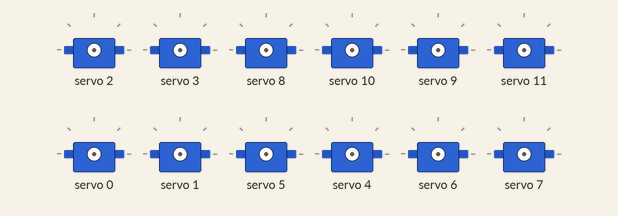
This sketch was run on a simulated Arduino Uno, built with avr-gcc and run on an emulated ATmega328P. On the bench: 12 × servo. What the sketch prints to the serial monitor is not drawn.

Above: at 0.05 s.
At 1.1 s:
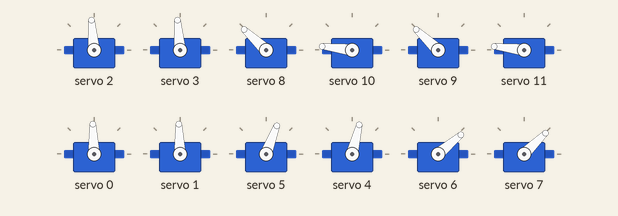
At 2.8 s:
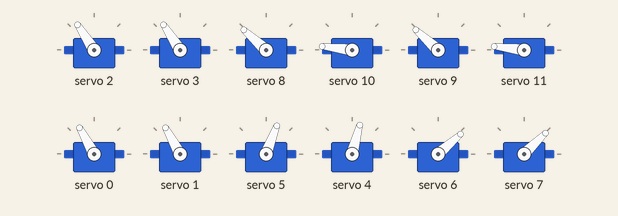
At 5.3 s:
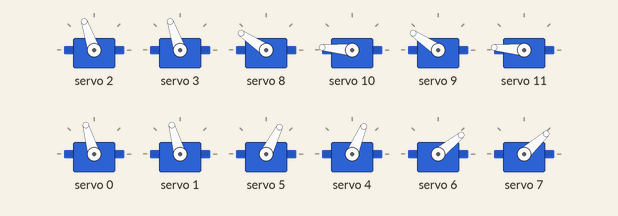
At 7.2 s:
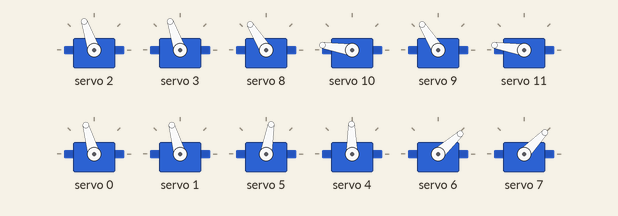
At 11.05 s:
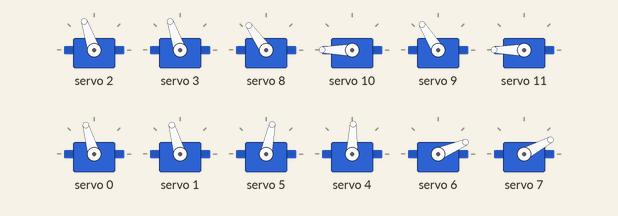
Timing chart, 0 to 14.8 s (numbered marks = the images above):
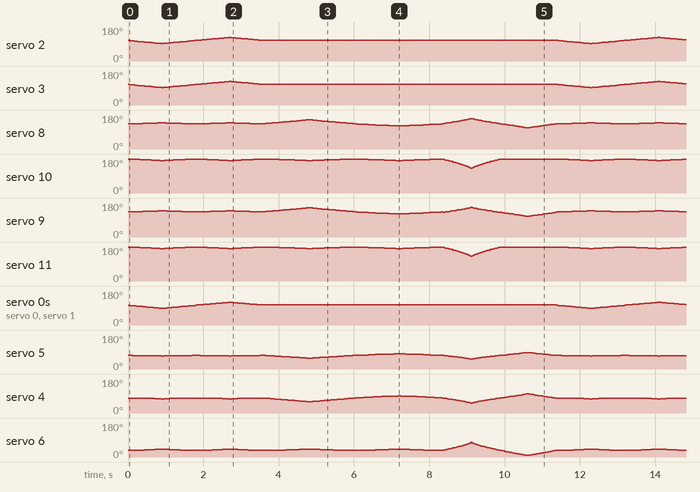

Measured:
- by itself, servo 10, servo 11: moves between 131° and 180°, repeating every 11.4 s
- by itself, servo 9: moves between 109° and 157°, repeating every 11.4 s

The sketch:

quad_test_y_angle.ino
```cpp
#include <Wire.h>
#include <Adafruit_PWMServoDriver.h>

Adafruit_PWMServoDriver myServo = Adafruit_PWMServoDriver();

#define SERVOMIN 150
#define SERVOMAX 600
#define USMIN 460
#define USMAX 2040
#define SERVO_FREQ 60

uint8_t servonum = 0;
uint8_t numberOfServos = 6;
int i = 75;
float a, b, A, B, C;
//float a, b, c;
float theta;
float toDegree = 57.2958;
//a = 40.0, b = 55.0;


void setup()
{
  Serial.begin(9600);
  myServo.begin();
  myServo.setPWMFreq(SERVO_FREQ);
  delay(10);
  a = 64.0, b = 90.0;
}

void loop()
{
//myServo.setPWM(6, 0,100);
//myServo.w/riteMicroseconds(4,840);
//myServo.writeMicroseconds(4,1620);
//myServo.setPWM(4, 0,map(20, 0, 180, 160, 600));
//////myServo.setPWM(1, 0,map(0, 0, 180, 160, 600));
//ik_y(-50,80);/
//delay(1000);/
///////////////----y----/////////////////////////////


for(int i=0; i<40; i+=2){
 ik_y(i,107);
//  delay(10);
}
for(int i=40; i>0; i-=2){
    ik_y(i,107);
//  delay(10);
}
for(int i=0; i>-40; i-=2){
    ik_y(i,107);
//  delay(10);
}
for(int i=-40; i<0; i+=2){
    ik_y(i,107);
//  delay(10);
}

///////////////----X----/////////////////////////////

for(int i=0; i<40; i+=2){
  ik_x(i,107);
//  delay(10);
}
for(int i=40; i>0; i-=2){
    ik_x(i,107);
//  delay(10);
}
for(int i=0; i>-40; i-=2){
    ik_x(i,107);
//  delay(10);
}
for(int i=-40; i<0; i+=2){
    ik_x(i,107);
//  delay(10);
}

///////////////----X----/////////////////////////////
for(int i=107; i<145; i+=2){
servoPose(i);
//  delay(10);
}
for(int i=145; i>107; i-=2){
servoPose(i);
//  delay(10);
}
for(int i=107; i>68; i-=2){
servoPose(i);
//  delay(10);
}
for(int i=68; i<107; i+=2){
servoPose(i);
//  delay(10);
}


//ik_x(0,80);
//delay(500);

//myServo.writeMicroseconds(1, map(90,0,180,900,2350));
//for(int i=70; i<150; i+=2){
//  servoPose(i);
//  delay(100);
//}
//for(int i=150; i>70; i-=2){
//  servoPose(i);
//  delay(100);
//}

//delay(10/00);
//servoPose(100);
//delay(1000);

//rds3115_angle(0);
//delay(1000);
//rds3115_angle(260);
//delay(3000);
}

void servoPose(int c){
  A = acos((pow(b,2)+pow(c,2)-pow(a,2))/(2*b*c));
  B = acos((pow(a,2)+pow(c,2)-pow(b,2))/(2*a*c));
  C = acos((pow(a,2)+pow(b,2)-pow(c,2))/(2*a*b));
  float bDegree = ((B*180)/3.142);
  float cDegree = ((C*180)/3.142);
  theta = 3.142 - (C*2);
  float thetaDegree = ((theta*180)/3.142);
  Serial.print("B : ");
  Serial.println(bDegree);
  Serial.print("C : ");
  Serial.println(cDegree-45);
  Serial.print("Theta : ");
  Serial.println(thetaDegree);

// Right Side
    myServo.writeMicroseconds(8, map((180-bDegree),0,180,930,2400));
    myServo.writeMicroseconds(10, map((180-(cDegree-45)),0,180,1150,2750));
    //myServo.writeMicroseconds(10, map((cDegree-45),0,180,2750,1150));
    myServo.writeMicroseconds(9, map((180-bDegree),0,180,930,2350));
    myServo.writeMicroseconds(11, map((180-(cDegree-45)),0,180,1150,2750));
//Left Side
    myServo.writeMicroseconds(5, map(bDegree,0,180,950,2000));
    myServo.writeMicroseconds(4, map(bDegree,0,180,900,2350));
    myServo.writeMicroseconds(6, map((cDegree-45),0,180,600,2000));
    myServo.writeMicroseconds(7, map((cDegree-45),0,180,650,2000));


//myServo.writeMicroseconds(8, map((180-bDegree),0,180,930,2350));
//myServo.writeMicroseconds(10, map((180-(cDegree-45)),0,180,950,2350));
//myServo.writeMicroseconds(9, map((180-bDegree),0,180,930,2350));
//myServo.writeMicroseconds(11, map((180-(cDegree-45)),0,180,930,2350));

//myServo.setPWM(6, 0,map((C*toDegree),0,180,150,600));
//myServo.setPWM(5, 0,(460-(B*toDegree)*2.2));
//myServo.setPWM(7, 0,(300-(C*toDegree)*2.2));
//myServo.writeMicroseconds(
//myServo.setPWM(4, 0,(460-(B*toDegree)*2.2));
//myServo.setPWM(6, 0,(500-(theta*toDegree)*2.2));

//  Serial.print("value : ");
//  Serial.println((B*toDegree));
//  Serial.print("B : ");
//  Serial.println(B * toDegree);
//  Serial.print("C : ");
//  Serial.println(C * toDegree);
}

void ik_x(float newX, float z){
    float tempAngleX = atan(newX/z);
    float zNew = (z/cos(tempAngleX));
    B = acos((pow(a,2)+pow(zNew,2)-pow(b,2))/(2*a*zNew));
    C = acos((pow(a,2)+pow(b,2)-pow(zNew,2))/(2*a*b));

    float bDegree = ((B*180)/3.142);
    float cDegree = ((C*180)/3.142);
    float tempDegree = (tempAngleX*180)/3.142;
    theta = 3.142 - (C*2);
    float thetaDegree = ((theta*180)/3.142);
    Serial.print("B : ");
    Serial.println(180-(bDegree-tempDegree));
    Serial.print("C : ");
    Serial.println(180-(cDegree-45));
    Serial.print("TempAngle : ");
    Serial.println((tempAngleX*180)/3.142);
    Serial.print("Theta : ");
    Serial.println(thetaDegree);
// Right Side
  myServo.writeMicroseconds(8, map((180-(bDegree-tempDegree)),0,180,930,2400));
  myServo.writeMicroseconds(10, map((180-(cDegree-45)),0,180,1150,2750));
  myServo.writeMicroseconds(9, map((180-(bDegree-tempDegree)),0,180,930,2400));
  myServo.writeMicroseconds(11, map((180-(cDegree-45)),0,180,1150,2750));

  //Left Side
    myServo.writeMicroseconds(5, map((bDegree-tempDegree),0,180,950,2000));
    myServo.writeMicroseconds(4, map((bDegree-tempDegree),0,180,900,2350));
    myServo.writeMicroseconds(6, map((cDegree-45),0,180,600,2000));
    myServo.writeMicroseconds(7, map((cDegree-45),0,180,650,2000));
//  myServo.writeMicroseconds(5, map((bDegree-tempDegree),0,180,950,2350));
//  myServo.writeMicroseconds(7, map((cDegree-45),0,180,650,2000));


}

void ik_y(float newY, float z){
    float tempAngleY = atan(newY/z);
    float zNew = (z/cos(tempAngleY));

    B = acos((pow(a,2)+pow(zNew,2)-pow(b,2))/(2*a*zNew));
    C = acos((pow(a,2)+pow(b,2)-pow(zNew,2))/(2*a*b));

    float bDegree = ((B*180)/3.142);
    float cDegree = ((C*180)/3.142);
    float tempDegree = (tempAngleY*180)/3.142;
    theta = 3.142 - (C*2);
    float thetaDegree = ((theta*180)/3.142);
    Serial.print("B : ");
    Serial.println(bDegree);
    Serial.print("C : ");
    Serial.println(cDegree-45);
    Serial.print("TempAngle Y : ");
    Serial.println(90-(tempDegree));

    myServo.writeMicroseconds(2,map((90-(tempDegree)), 0,180,930,2400));
    myServo.writeMicroseconds(3,map((90-(tempDegree)), 0,180,930,2400));
//    myServo.writeMicroseconds(8, map((180-(bDegree-tempDegree)),0,180,930,2400));/
    myServo.writeMicroseconds(8, map((180-bDegree),0,180,930,2400));
    myServo.writeMicroseconds(10, map((180-(cDegree-45)),0,180,1150,2750));
    myServo.writeMicroseconds(9, map((180-bDegree),0,180,930,2400));
    myServo.writeMicroseconds(11, map((180-(cDegree-45)),0,180,1150,2750));

// Left Side
    myServo.writeMicroseconds(0,map((90-(tempDegree)), 0,180,900,2350));
    myServo.writeMicroseconds(1,map((90-(tempDegree)), 0,180,900,2350));
    myServo.writeMicroseconds(5, map(bDegree,0,180,950,2000));
    myServo.writeMicroseconds(4, map(bDegree,0,180,900,2350));
    myServo.writeMicroseconds(6, map((cDegree-45),0,180,600,2000));
    myServo.writeMicroseconds(7, map((cDegree-45),0,180,650,2000));


//    myServo.writeMicroseconds(6, map((cDegree-45),0,180,600,2000)); /
//    myServo.writeMicroseconds(/0,map((90-(tempDegree)), 0,180,900,2350));


}
```
